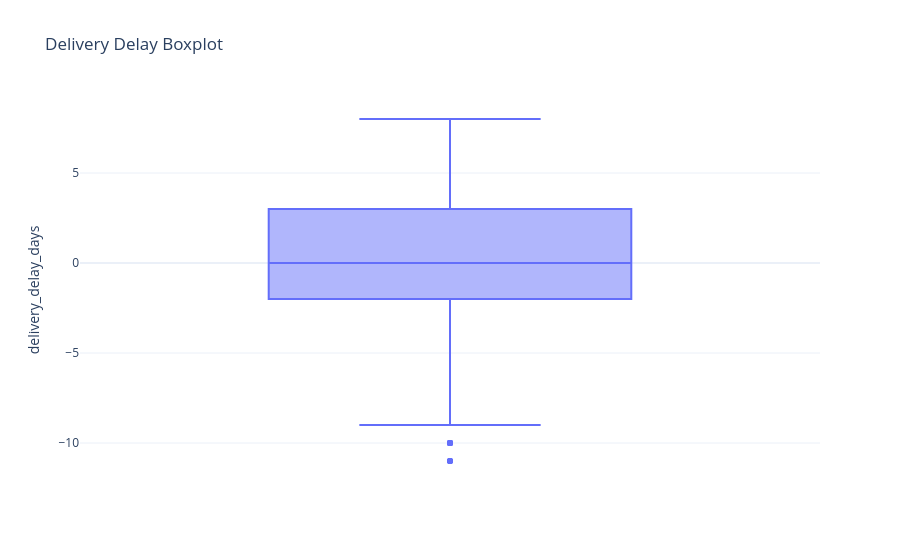

Notebook code cell kept with this figure:
### Code cell
fig = px.box(

    delay_df,

    y="delivery_delay_days",

    title="Delivery Delay Boxplot",

    template="plotly_white"

)

fig.show()

### Figure 1 — Plotly figure (JSON) as saved in the notebook; plotly's stock layout.template omitted (floating-point values rounded to 4 significant figures; data arrays with more than 128 entries replaced by an {"elided": "..."} marker saying what was removed)
{"data": [{"alignmentgroup": "True", "hovertemplate": "delivery_delay_days=%{y}<extra></extra>", "legendgroup": "", "marker": {"color": "#636efa"}, "name": "", "notched": false, "offsetgroup": "", "orientation": "v", "showlegend": false, "type": "box", "x0": " ", "xaxis": "x", "y": {"elided": "3518 float values"}, "y0": " ", "yaxis": "y"}], "layout": {"boxmode": "group", "legend": {"tracegroupgap": 0}, "title": {"text": "Delivery Delay Boxplot"}, "xaxis": {"anchor": "y", "domain": [0, 1]}, "yaxis": {"anchor": "x", "domain": [0, 1], "title": {"text": "delivery_delay_days"}}}}
